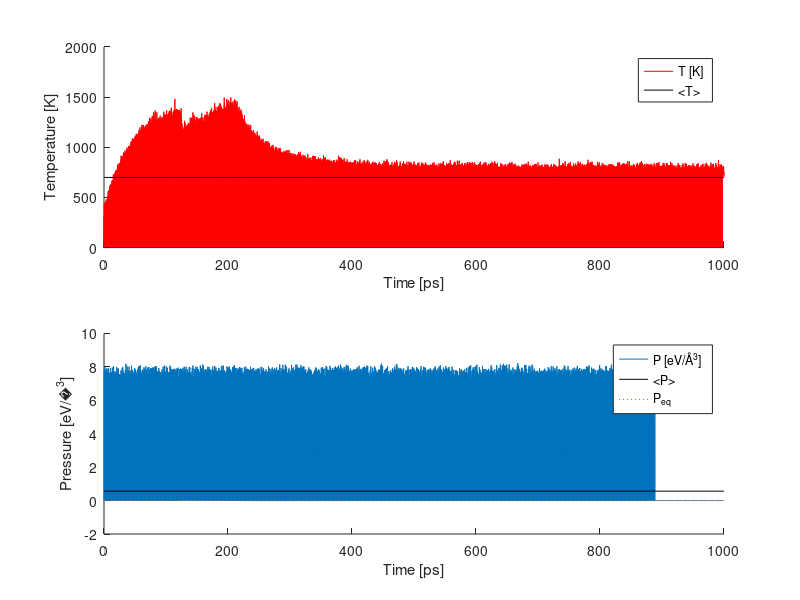

This figure's MATLAB source:
%% Plot energies
close all;
clear all;

data = load('msd_973.dat');

t = data(:,1);
figure(1);

subplot(2,1,1);
hold on;
equibEnd = find(t>600, 1)
T_mean = mean(data(equibEnd:end,5))
plot(t,data(:,5), 'r')
plot([0, max(t)],[T_mean T_mean], 'k');
legend('T [K]', '<T>');
xlabel('Time [ps]')
ylabel('Temperature [K]')

subplot(2,1,2);
hold on;
P_mean = mean(data(equibEnd:end,6))
plot(t,data(:,6))
plot([0, max(t)],[P_mean P_mean], 'k');
plot([0, max(t)],[0.000000633 0.000000633], ':');
legend('P [eV/Å^3]', '<P>', 'P_{eq}');
xlabel('Time [ps]')
ylabel('Pressure [eV/�^3]')


hold off;